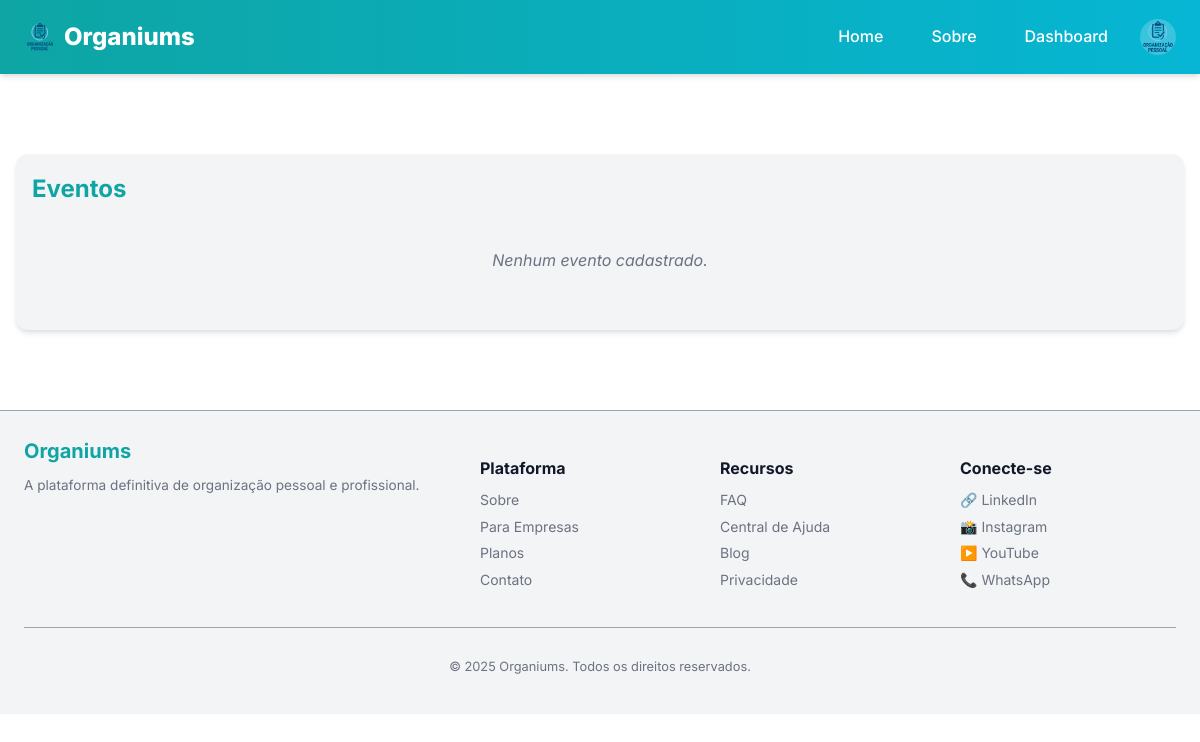
The app's page /client/events (signed in), older data.
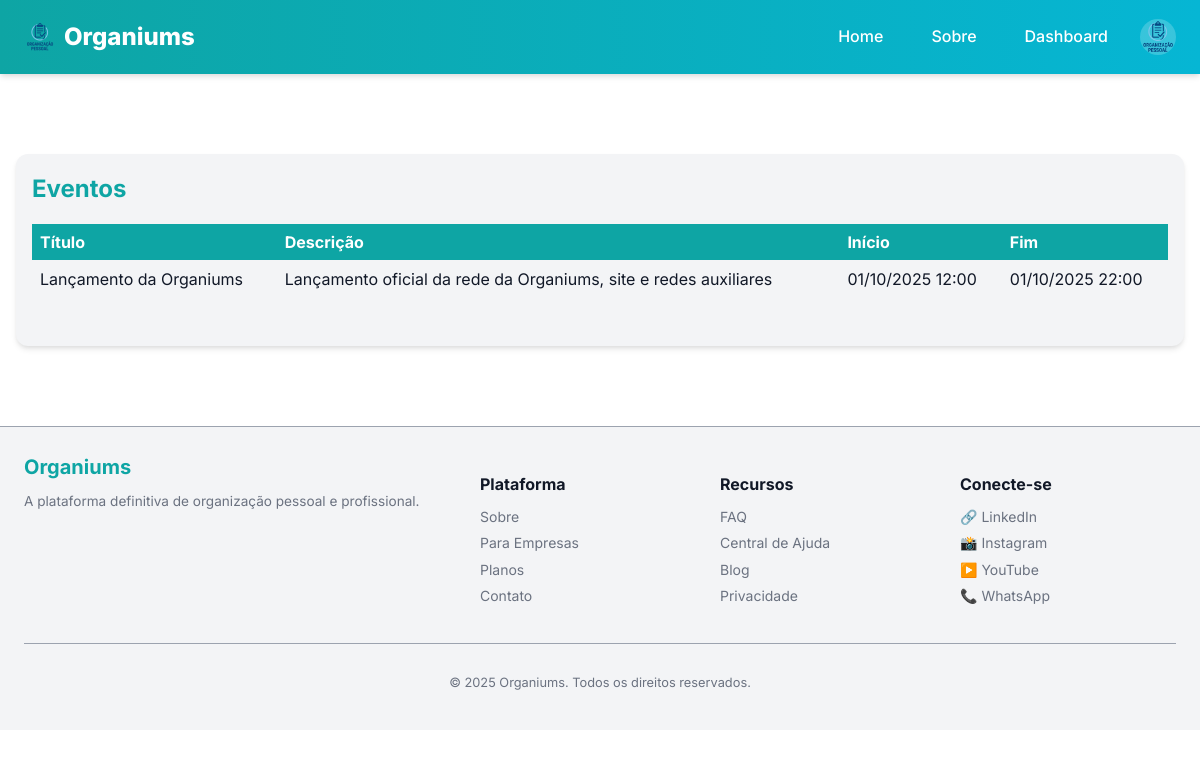
The same page, newer data.
### models.py (models this page shows)
class Event(db.Model):
    __tablename__ = "event"
    id = db.Column(db.Integer, primary_key=True)
    company_id = db.Column(db.Integer, db.ForeignKey('company.id'), nullable=False)
    title = db.Column(db.String(300), nullable=False)
    description = db.Column(db.Text)
    start_at = db.Column(db.DateTime)
    end_at = db.Column(db.DateTime)
    responsavel_id = db.Column(db.Integer, db.ForeignKey('collaborator.id'), nullable=True)
    setor_id = db.Column(db.Integer, db.ForeignKey('sector.id'), nullable=True)
    cor = db.Column(db.String(7), default='#3b82f6')  # Cor do evento em HEX
    tipo = db.Column(db.String(50), default='evento')  # evento, reuniao, tarefa, etc.
    created_at = db.Column(db.DateTime, default=db.func.current_timestamp())
    updated_at = db.Column(db.DateTime, default=db.func.current_timestamp(), onupdate=db.func.current_timestamp())
    company = db.relationship('Company', backref='events')
    responsavel = db.relationship('Collaborator', backref='events')
    setor = db.relationship('Sector', backref='events')

### app/views.py (the view)
@bp.route('/client/events')
@login_required
def client_events():
    if not current_user.is_cliente_adm() and not current_user.is_admin():
            abort(403)
    events = Event.query.filter_by(company_id=current_user.company_id).all()
    register_log("Acesso: cliente_adm - events")
    return render_template('client/events_list.html', events=events)

### app/utils.py (called while the page is built)
def register_log(action, status="ok"):
    user_id = current_user.id if current_user.is_authenticated else None
    ip_address = request.remote_addr
    log = Log(
        user_id=user_id,
        action=action,
        ip_address=ip_address,
        status=status
    )
    db.session.add(log)
    db.session.commit()

### manage.py (called while the page is built)
def create_app(config_object=None):
    app = Flask(__name__, template_folder='app/templates', static_folder='app/static')
    app.config.from_object(config_object or Config)
    db.init_app(app)
    migrate.init_app(app, db)
    login.init_app(app)
    from models import User
    @login.user_loader
    def load_user(user_id):
        return User.query.get(int(user_id))
    from app.views import bp as app_bp
    from api.views import bp as api_bp
    app.register_blueprint(app_bp)
    app.register_blueprint(api_bp, url_prefix='/api')
    app.config['MAX_CONTENT_LENGTH'] = 2 * 1024 * 1024
    register_error_handlers(app)
    @app.shell_context_processor
    def make_shell_context():
        return {'db': db, 'User': User}
    return app

### models.py (called while the page is built)
    def is_admin(self):
        return self.role == "admin"

    def is_cliente_adm(self):
        return self.role == "cliente_adm"

### app/templates/client/events_list.html (shortened to what this page needs)
{% extends "base.html" %}
{% block content %}
<div class="container client-section">
  <h1>Eventos</h1>
  {% if events %}
  <table class="client-table">
    <thead>
      <tr>
        <th>Título</th>
        <th>Descrição</th>
        <th>Início</th>
        <th>Fim</th>
      </tr>
    </thead>
    <tbody>
      {% for event in events %}
      <tr>
        <td>{{ event.title }}</td>
        <td>{{ event.description or "-" }}</td>
        <td>{{ event.start_at.strftime("%d/%m/%Y %H:%M") if event.start_at else "-" }}</td>
        <td>{{ event.end_at.strftime("%d/%m/%Y %H:%M") if event.end_at else "-" }}</td>
      </tr>
      {% endfor %}
    </tbody>
  </table>
  {% else %}
  <p class="empty-state">Nenhum evento cadastrado.</p>
  {% endif %}
</div>
{% endblock %}

Row changes from the older to the newer data that the page shows:
added Event: title "Lançamento da Organiums", description "Lançamento oficial da rede da Organiums, site e redes auxiliares", start_at "01/10/2025 12:00", end_at "01/10/2025 22:00"
Text that changed along with them:
text no longer shown: "Nenhum evento cadastrado."
text now shown: "Título Descrição Início Fim"
